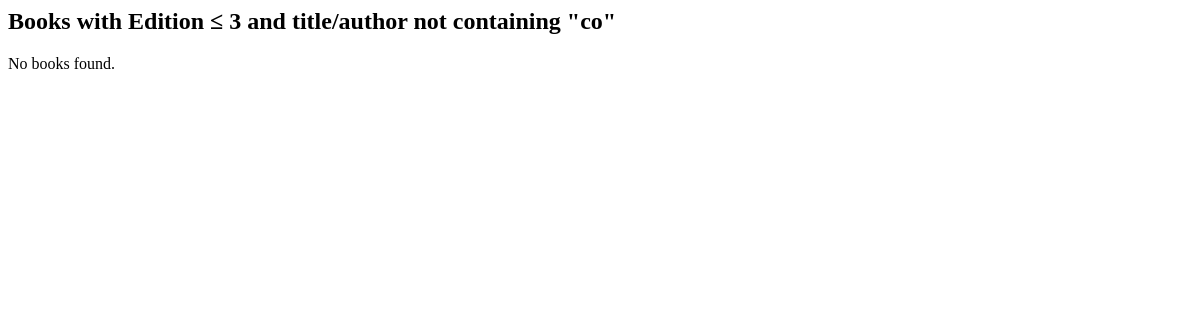
Page /books/lab8/task3/ on the earlier database version.
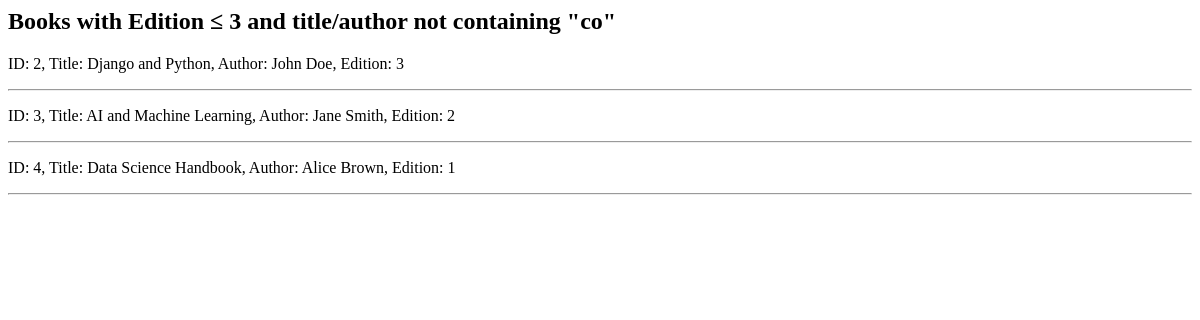
Same page on the later database version.
### apps/bookmodule/models.py (models this page shows)
class Book(models.Model):
    title = models.CharField(max_length=50)
    author = models.CharField(max_length=50)
    price = models.FloatField(default=0.0)
    edition = models.SmallIntegerField(default=1)

### apps/bookmodule/views.py (the view)
# urls.py: path('lab8/task3/', views.task3, name='task3'),
def task3(request):
    books = Book.objects.filter(
        ~Q(edition__gt=3) & ~Q(title__icontains='co') & ~Q(author__icontains='co')
    )
    return render(request, 'bookmodule/task3.html', {'books': books})

### apps/templates/bookmodule/task3.html
<h2>Books with Edition ≤ 3 and title/author not containing "co"</h2>
{% if books %}
  {% for book in books %}
    <p>ID: {{ book.id }}, Title: {{ book.title }}, Author: {{ book.author }}, Edition: {{ book.edition }}</p>
    <hr>
  {% endfor %}
{% else %}
  <p>No books found.</p>
{% endif %}

Differences in the rows shown:
added Book: id "2", title "Django and Python", author "John Doe", edition "3"
added Book: id "3", title "AI and Machine Learning", author "Jane Smith", edition "2"
added Book: id "4", title "Data Science Handbook", author "Alice Brown", edition "1"
Other differences:
text no longer shown: "No books found."
